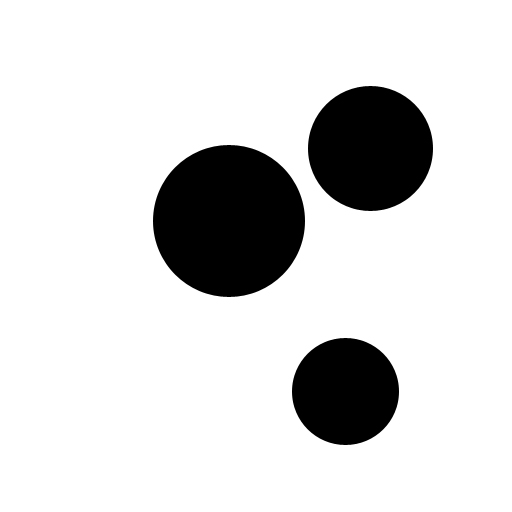
#> input picture data/circles.jpg, 512 x 512 px, found by its file name
$ python 0704.py
#> lines starting #> are read from the running program, lines starting #| are printed output that depends on the picture; after the words box and inside, x2 and y2 are one past the last pixel; in counts of white or black regions, pixels touching at a corner belong together
# 0704.py
# 원 검출: cv2.HoughCircles()
import cv2
import numpy as np

#1
src1 = cv2.imread('./data/circles.jpg')
#> src1 is the input picture: shape (512, 512, 3); min 0, max 255, mean 216.7
gray1 = cv2.cvtColor(src1, cv2.COLOR_BGR2GRAY)
circles1 = cv2.HoughCircles(gray1, method=cv2.HOUGH_GRADIENT, dp=1,
                            minDist=50, param2=15)
#> circles1 = [[228.5, 220.5, 76.1], [369.5, 147.5, 62.2], [344.5, 391.5, 53.2]]

circles1 = np.int32(circles1)
#> circles1 = [[228, 220, 76], [369, 147, 62], [344, 391, 53]]
print('circles1.shape =', circles1.shape)
#| circles1.shape = (1, 3, 3)
for circle in circles1[0,:]:
    cx, cy, r = circle
    cv2.circle(src1, (cx, cy), r, (0, 0, 255), 2)
#> this loop made 3 passes
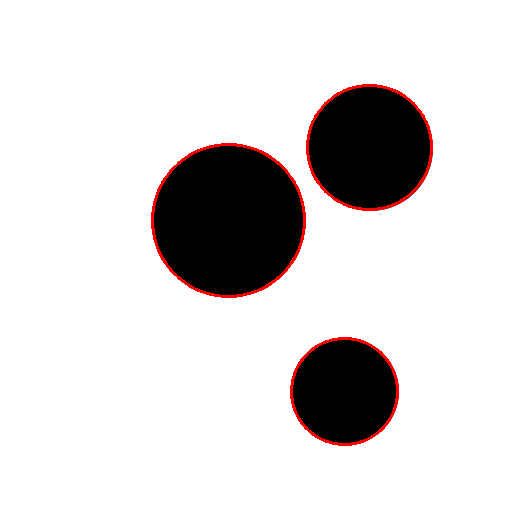
#> src1: shape (512, 512, 3); 1.36% of pixels changed, all inside (x1, y1, x2, y2) = (151, 84, 433, 446)
cv2.imshow('src1', src1)

#2
src2 = cv2.imread('./data/circles2.jpg')
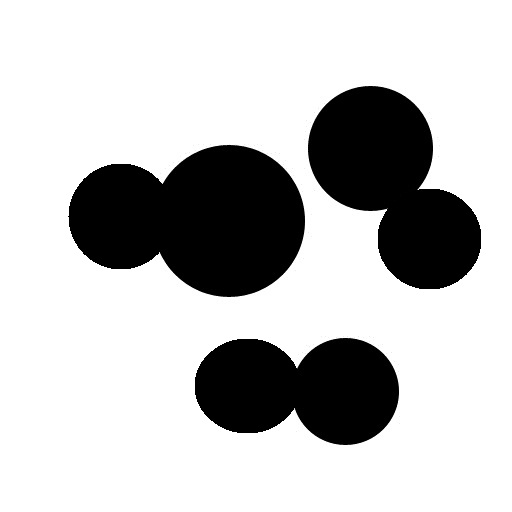
#> input picture data/circles2.jpg, 512 x 512 px, found by its file name
#> src2 is the input picture: shape (512, 512, 3); min 0, max 255, mean 193.8
gray2 = cv2.cvtColor(src2, cv2.COLOR_BGR2GRAY)
circles2 = cv2.HoughCircles(gray2, method=cv2.HOUGH_GRADIENT, dp=1, minDist=50,
                            param2=15, minRadius=30, maxRadius=100)
#> circles2 = [[370.5, 147.5, 62.2], [345.5, 391.5, 53], [229.5, 219.5, 75.2], [242.5, 385.5, 47.2], [429.5, 233.5, 54.4], [119.5, 219.5, 49.2]]
circles2 = np.int32(circles2)
#> circles2 = [[370, 147, 62], [345, 391, 53], [229, 219, 75], [242, 385, 47], [429, 233, 54], [119, 219, 49]]
print('circles2.shape=', circles2.shape)
#| circles2.shape= (1, 6, 3)
for circle in circles2[0,:]:
    cx, cy, r = circle
    cv2.circle(src2, (cx, cy), r, (0, 0, 255), 2)
#> this loop made 6 passes
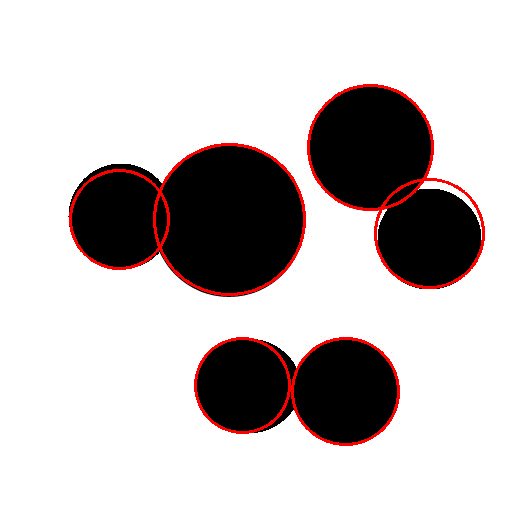
#> src2: shape (512, 512, 3); 2.42% of pixels changed, all inside (x1, y1, x2, y2) = (69, 84, 485, 446)
cv2.imshow('src2', src2)
cv2.waitKey()
cv2.destroyAllWindows()
